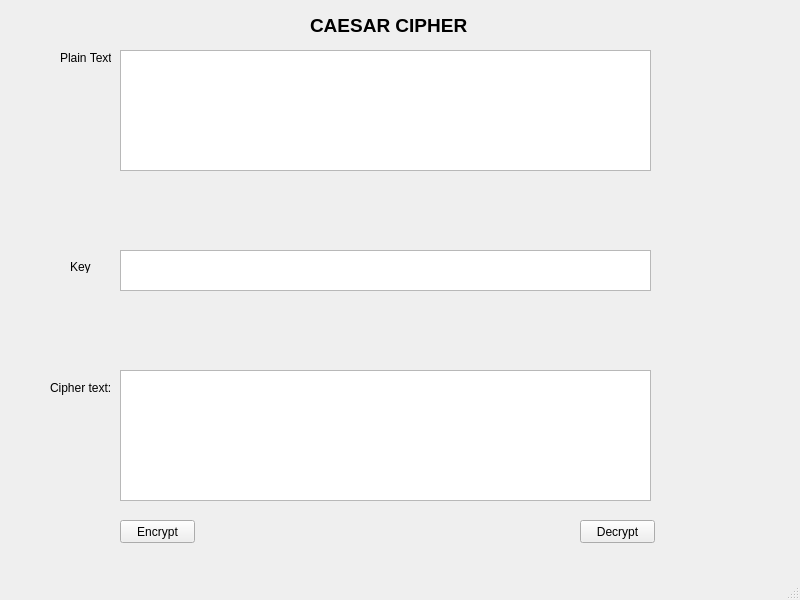
<?xml version="1.0" encoding="UTF-8"?>
<ui version="4.0">
 <class>CaesarCipher</class>
 <widget class="QMainWindow" name="CaesarCipher">
  <property name="geometry">
   <rect>
    <x>0</x>
    <y>0</y>
    <width>800</width>
    <height>600</height>
   </rect>
  </property>
  <property name="windowTitle">
   <string>MainWindow</string>
  </property>
  <widget class="QWidget" name="centralwidget">
   <widget class="QLabel" name="label">
    <property name="geometry">
     <rect>
      <x>60</x>
      <y>50</y>
      <width>51</width>
      <height>16</height>
     </rect>
    </property>
    <property name="text">
     <string>Plain Text:</string>
    </property>
   </widget>
   <widget class="QLabel" name="label_2">
    <property name="geometry">
     <rect>
      <x>70</x>
      <y>260</y>
      <width>47</width>
      <height>13</height>
     </rect>
    </property>
    <property name="text">
     <string>Key</string>
    </property>
   </widget>
   <widget class="QPlainTextEdit" name="plainTextEdit">
    <property name="geometry">
     <rect>
      <x>120</x>
      <y>50</y>
      <width>531</width>
      <height>121</height>
     </rect>
    </property>
   </widget>
   <widget class="QPlainTextEdit" name="plainTextEdit_2">
    <property name="geometry">
     <rect>
      <x>120</x>
      <y>250</y>
      <width>531</width>
      <height>41</height>
     </rect>
    </property>
   </widget>
   <widget class="QLabel" name="label_3">
    <property name="geometry">
     <rect>
      <x>50</x>
      <y>380</y>
      <width>61</width>
      <height>16</height>
     </rect>
    </property>
    <property name="text">
     <string>Cipher text:</string>
    </property>
   </widget>
   <widget class="QPlainTextEdit" name="plainTextEdit_3">
    <property name="geometry">
     <rect>
      <x>120</x>
      <y>370</y>
      <width>531</width>
      <height>131</height>
     </rect>
    </property>
   </widget>
   <widget class="QPushButton" name="pushButton">
    <property name="geometry">
     <rect>
      <x>120</x>
      <y>520</y>
      <width>75</width>
      <height>23</height>
     </rect>
    </property>
    <property name="text">
     <string>Encrypt</string>
    </property>
   </widget>
   <widget class="QPushButton" name="pushButton_2">
    <property name="geometry">
     <rect>
      <x>580</x>
      <y>520</y>
      <width>75</width>
      <height>23</height>
     </rect>
    </property>
    <property name="text">
     <string>Decrypt</string>
    </property>
   </widget>
   <widget class="QLabel" name="label_4">
    <property name="geometry">
     <rect>
      <x>310</x>
      <y>10</y>
      <width>171</width>
      <height>31</height>
     </rect>
    </property>
    <property name="font">
     <font>
      <pointsize>14</pointsize>
      <weight>75</weight>
      <bold>true</bold>
     </font>
    </property>
    <property name="text">
     <string>CAESAR CIPHER</string>
    </property>
   </widget>
  </widget>
  <widget class="QMenuBar" name="menubar">
   <property name="geometry">
    <rect>
     <x>0</x>
     <y>0</y>
     <width>800</width>
     <height>21</height>
    </rect>
   </property>
  </widget>
  <widget class="QStatusBar" name="statusbar"/>
 </widget>
 <resources/>
 <connections/>
</ui>
